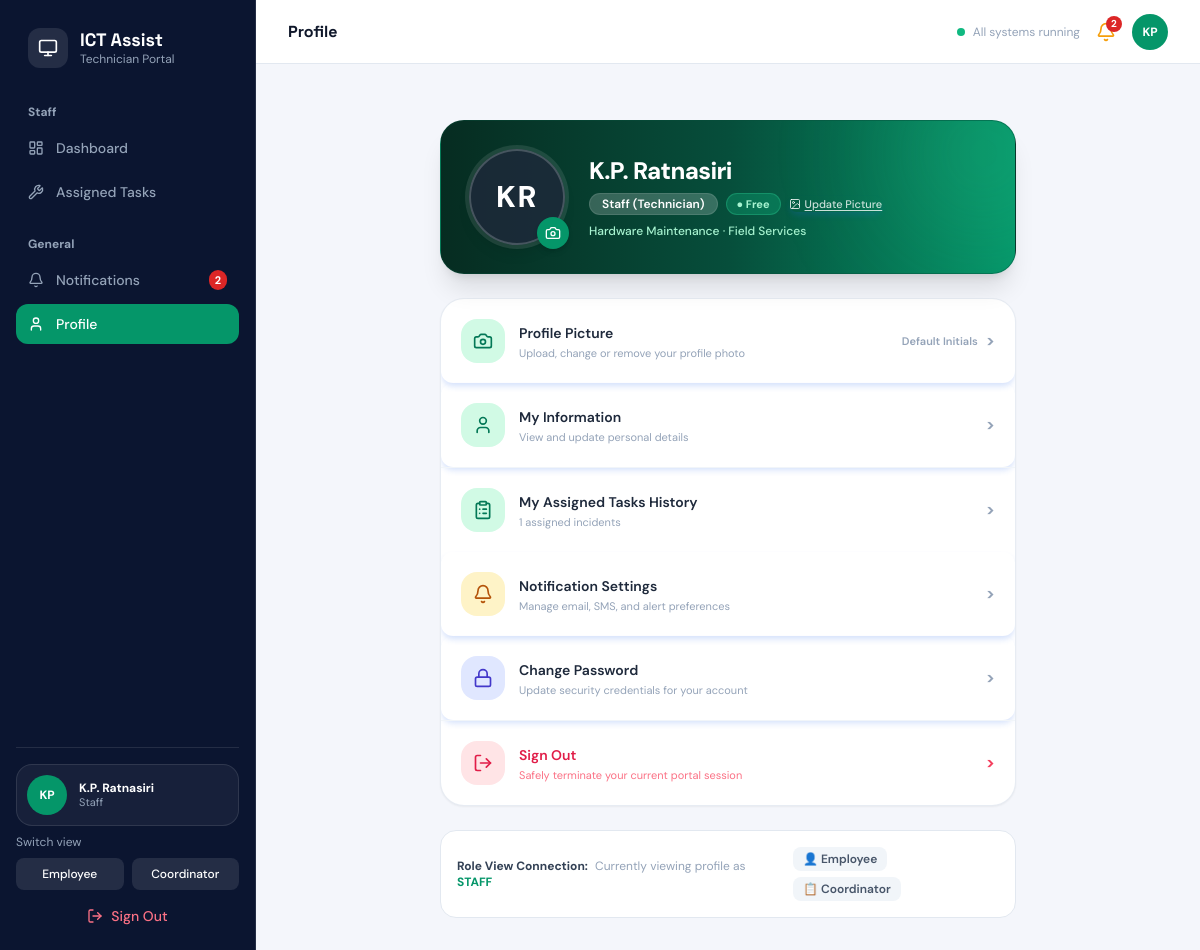
Screenshot of /profile.php (signed in) with the database file from the repository.
### tables this page shows
CREATE TABLE users (
  id            INT UNSIGNED AUTO_INCREMENT PRIMARY KEY,
  name          VARCHAR(100) NOT NULL,             
  full_name     VARCHAR(150) NOT NULL,
  email         VARCHAR(150) NOT NULL UNIQUE,
  password_hash VARCHAR(255) NOT NULL,
  role          ENUM('employee','coordinator','staff') NOT NULL,
  role_title    VARCHAR(100) NULL,
  department_id INT UNSIGNED NULL,
  branch_id     INT UNSIGNED NULL,
  phone         VARCHAR(30)  NULL,
  avatar        VARCHAR(5)   NULL,                 
  profile_image VARCHAR(255) NULL,                 
  is_active     TINYINT(1) NOT NULL DEFAULT 1,
  created_at    TIMESTAMP NOT NULL DEFAULT CURRENT_TIMESTAMP,
  CONSTRAINT fk_users_dept   FOREIGN KEY (department_id) REFERENCES departments(id) ON DELETE SET NULL,
  CONSTRAINT fk_users_branch FOREIGN KEY (branch_id)     REFERENCES branches(id)    ON DELETE SET NULL,
  INDEX idx_users_role (role)
);

CREATE TABLE technicians (
  id             INT UNSIGNED AUTO_INCREMENT PRIMARY KEY,
  user_id        INT UNSIGNED NOT NULL UNIQUE,
  specialization ENUM('Hardware','Network','Software','Telephone') NOT NULL,
  status         ENUM('Free','Busy') NOT NULL DEFAULT 'Free',
  CONSTRAINT fk_tech_user FOREIGN KEY (user_id) REFERENCES users(id) ON DELETE CASCADE
);

CREATE TABLE branches (
  id   INT UNSIGNED AUTO_INCREMENT PRIMARY KEY,
  name VARCHAR(100) NOT NULL UNIQUE
);

### profile.php (the view, shortened to what this page needs)
<?php
require_once 'config.php';
need();
$u = me();
$p = q("SELECT u.*, d.name dept, b.name branch FROM users u LEFT JOIN departments d ON d.id=u.department_id LEFT JOIN branches b ON b.id=u.branch_id WHERE u.id=?", [$u['id']])->fetch();
$tech = null;
if ($u['role'] === 'staff') {
  $tech = q("SELECT * FROM technicians WHERE user_id=?", [$u['id']])->fetch();
}
$ticketCount = 0;
if ($u['role'] === 'employee') {
  $ticketCount = (int)q("SELECT COUNT(*) c FROM tickets WHERE created_by=?", [$u['id']])->fetch()['c'];
} elseif ($u['role'] === 'staff' && $tech) {
  $ticketCount = (int)q("SELECT COUNT(*) c FROM tickets WHERE assigned_tech_id=?", [$tech['id']])->fetch()['c'];
} else {
  $ticketCount = (int)q("SELECT COUNT(*) c FROM tickets")->fetch()['c'];
}
$avatarInitials = !empty($p['avatar']) ? $p['avatar'] : initials($p['full_name']);
$hasPhoto = !empty($p['profile_image']) && file_exists(__DIR__ . '/uploads/' . $p['profile_image']);
$photoUrl = $hasPhoto ? 'uploads/' . htmlspecialchars($p['profile_image']) . '?v=' . filemtime(__DIR__ . '/uploads/' . $p['profile_image']) : '';
$roleBadgeText = 'Employee';
$ticketHistoryTitle = 'My Ticket History';
$ticketHistorySubtitle = "$ticketCount submitted tickets";
$deptDisplay = $p['dept'] ?: 'Ministry of Health';
if ($u['role'] === 'coordinator') {
  $roleBadgeText = 'Coordinator';
  $ticketHistoryTitle = 'All Tickets & Incident Queue';
  $ticketHistorySubtitle = "$ticketCount total tickets in system";
  $deptDisplay = $p['dept'] ?: 'ICT Support & Dispatch';
} elseif ($u['role'] === 'staff') {
  $roleBadgeText = 'Staff (Technician)';
  $ticketHistoryTitle = 'My Assigned Tasks History';
  $ticketHistorySubtitle = "$ticketCount assigned incidents";
  $deptDisplay = ($tech ? $tech['specialization'] . ' Maintenance' : ($p['dept'] ?: 'Field Services'));
}
$isCoord = $u['role'] === 'coordinator';
$isStaff = $u['role'] === 'staff';
if ($isCoord) {
  $heroGradient = 'from-[#1e103d] via-[#4c1d95] to-[#7e22ce] border-purple-800/40';
  $heroGlow = 'bg-purple-400/25';
  $heroSubtext = 'text-purple-200';
  $themeBtn = 'bg-purple-600 hover:bg-purple-700';
  $themeRing = 'focus:ring-purple-500';
  $infoIconBg = 'bg-purple-100 text-purple-700';
  $roleTagColor = 'text-purple-600';
  $checkboxColor = 'text-purple-600 focus:ring-purple-500';
  $cardHoverBorder = 'hover:border-purple-300';
  $accentColor = '#7e22ce';
} elseif ($isStaff) {
  $heroGradient = 'from-[#062c21] via-[#064e3b] to-[#059669] border-emerald-900/40';
  $heroGlow = 'bg-emerald-400/25';
  $heroSubtext = 'text-emerald-200';
  $themeBtn = 'bg-emerald-600 hover:bg-emerald-700';
  $infoIconBg = 'bg-emerald-100 text-emerald-700';
  $roleTagColor = 'text-emerald-600';
}
?>
<div class="max-w-xl mx-auto space-y-6">
  <div class="rounded-3xl bg-gradient-to-r <?= $heroGradient ?> text-white p-6 sm:p-7 shadow-xl relative overflow-hidden flex items-center space-x-5 sm:space-x-6 border">
    <div class="relative shrink-0 group/avatar">
      <div id="hero-avatar-wrapper" class="w-20 h-20 sm:w-24 sm:h-24 rounded-full bg-slate-800/80 border-2 border-white/20 flex items-center justify-center text-white font-extrabold text-2xl sm:text-3xl shrink-0 shadow-lg tracking-wider overflow-hidden ring-4 ring-white/10 group-hover/avatar:ring-white/25 transition">
        <?php if ($hasPhoto): ?>
          <img id="hero-avatar-img" src="<?= $photoUrl ?>" alt="<?= e($p['full_name'] ?: $p['name']) ?>" class="w-full h-full object-cover">
        <?php else: ?>
          <span id="hero-avatar-initials"><?= e($avatarInitials) ?></span>
        <?php endif; ?>
      </div>
      <button type="button" onclick="triggerAvatarSelect()" class="absolute -bottom-1 -right-1 w-8 h-8 rounded-full <?= $themeBtn ?> text-white shadow-md border-2 border-white flex items-center justify-center cursor-pointer hover:scale-110 active:scale-95 transition" title="Update Profile Picture" aria-label="Update Profile Picture">
        <i data-lucide="camera" class="w-4 h-4"></i>
      </button>
    </div>
    <div class="min-w-0 flex-1">
      <h2 class="text-xl sm:text-2xl font-extrabold text-white tracking-tight truncate leading-tight">
        <?= e($p['full_name'] ?: $p['name']) ?>
      </h2>
      <div class="mt-1.5 flex items-center gap-2 flex-wrap">
        <span class="inline-block px-3 py-0.5 rounded-full text-xs font-semibold bg-white/20 backdrop-blur-xs text-white border border-white/10">
          <?= e($roleBadgeText) ?>
        </span>
        <?php if ($u['role'] === 'staff' && $tech): ?>
        <span class="inline-block px-2.5 py-0.5 rounded-full text-[11px] font-bold <?= $tech['status'] === 'Free' ? 'bg-emerald-500/30 text-emerald-200 border border-emerald-400/30' : 'bg-amber-500/30 text-amber-200 border border-amber-400/30' ?>">
          ● <?= e($tech['status']) ?>
        </span>
        <?php endif; ?>
        <button type="button" onclick="toggleSection('sec-photo')" class="inline-flex items-center gap-1 text-[11px] font-medium text-white/80 hover:text-white underline underline-offset-2 transition cursor-pointer">
          <i data-lucide="image" class="w-3 h-3"></i>Update Picture
        </button>
      </div>
      <p class="text-xs <?= $heroSubtext ?> mt-2 font-medium truncate">
        <?= e($deptDisplay) ?>
        <?php if ($p['branch']): ?>
          · <?= e($p['branch']) ?>
        <?php endif; ?>
      </p>
    </div>
    <div class="absolute -top-12 -right-12 w-40 h-40 <?= $heroGlow ?> rounded-full blur-3xl pointer-events-none"></div>
  </div>
  <div class="bg-white rounded-3xl shadow-sm border border-slate-200/80 overflow-hidden divide-y divide-slate-100">
    <button type="button" onclick="toggleSection('sec-photo')" class="w-full text-left p-4 sm:p-5 flex items-center justify-between hover:bg-slate-50/80 transition cursor-pointer group">
      <div class="flex items-center space-x-3.5">
        <div class="w-11 h-11 rounded-2xl <?= $infoIconBg ?> flex items-center justify-center shrink-0 shadow-xs group-hover:scale-105 transition">
          <i data-lucide="camera" class="w-5 h-5"></i>
        </div>
        <div>
          <span class="text-sm font-semibold text-slate-800">Profile Picture</span>
          <p class="text-[11px] text-slate-400">Upload, change or remove your profile photo</p>
        </div>
      </div>
      <div class="flex items-center gap-2">
        <span id="badge-photo-status" class="text-[11px] font-semibold text-slate-400"><?= $hasPhoto ? 'Custom Photo' : 'Default Initials' ?></span>
        <span class="text-slate-400 font-bold text-base group-hover:translate-x-0.5 transition">&gt;</span>
      </div>
    </button>
    <button type="button" onclick="toggleSection('sec-info')" class="w-full text-left p-4 sm:p-5 flex items-center justify-between hover:bg-slate-50/80 transition cursor-pointer group">
      <div class="flex items-center space-x-3.5">
        <div class="w-11 h-11 rounded-2xl <?= $infoIconBg ?> flex items-center justify-center shrink-0 shadow-xs group-hover:scale-105 transition">
          <i data-lucide="user" class="w-5 h-5"></i>
        </div>
        <div>
          <span class="text-sm font-semibold text-slate-800">My Information</span>
          <p class="text-[11px] text-slate-400">View and update personal details</p>
        </div>
      </div>
      <span class="text-slate-400 font-bold text-base group-hover:translate-x-0.5 transition">&gt;</span>
    </button>
    <a href="ticket_status.php" class="w-full text-left p-4 sm:p-5 flex items-center justify-between hover:bg-slate-50/80 transition cursor-pointer group">
      <div class="flex items-center space-x-3.5">
        <div class="w-11 h-11 rounded-2xl bg-emerald-100 text-emerald-700 flex items-center justify-center shrink-0 shadow-xs group-hover:scale-105 transition">
          <i data-lucide="clipboard-list" class="w-5 h-5"></i>
        </div>
        <div>
          <span class="text-sm font-semibold text-slate-800"><?= e($ticketHistoryTitle) ?></span>
          <p class="text-[11px] text-slate-400"><?= e($ticketHistorySubtitle) ?></p>
        </div>
      </div>
      <span class="text-slate-400 font-bold text-base group-hover:translate-x-0.5 transition">&gt;</span>
    </a>
    <button type="button" onclick="toggleSection('sec-notif')" class="w-full text-left p-4 sm:p-5 flex items-center justify-between hover:bg-slate-50/80 transition cursor-pointer group">
      <div class="flex items-center space-x-3.5">
        <div class="w-11 h-11 rounded-2xl bg-amber-100 text-amber-700 flex items-center justify-center shrink-0 shadow-xs group-hover:scale-105 transition">
          <i data-lucide="bell" class="w-5 h-5"></i>
        </div>
        <div>
          <span class="text-sm font-semibold text-slate-800">Notification Settings</span>
          <p class="text-[11px] text-slate-400">Manage email, SMS, and alert preferences</p>
        </div>
      </div>
      <span class="text-slate-400 font-bold text-base group-hover:translate-x-0.5 transition">&gt;</span>
    </button>
    <button type="button" onclick="toggleSection('sec-pwd')" class="w-full text-left p-4 sm:p-5 flex items-center justify-between hover:bg-slate-50/80 transition cursor-pointer group">
      <div class="flex items-center space-x-3.5">
        <div class="w-11 h-11 rounded-2xl bg-indigo-100 text-indigo-700 flex items-center justify-center shrink-0 shadow-xs group-hover:scale-105 transition">
          <i data-lucide="lock" class="w-5 h-5"></i>
        </div>
        <div>
          <span class="text-sm font-semibold text-slate-800">Change Password</span>
          <p class="text-[11px] text-slate-400">Update security credentials for your account</p>
        </div>
      </div>
      <span class="text-slate-400 font-bold text-base group-hover:translate-x-0.5 transition">&gt;</span>
    </button>
    <a href="logout.php" class="w-full text-left p-4 sm:p-5 flex items-center justify-between hover:bg-rose-50/50 transition cursor-pointer group">
      <div class="flex items-center space-x-3.5">
        <div class="w-11 h-11 rounded-2xl bg-rose-100 text-rose-600 flex items-center justify-center shrink-0 shadow-xs group-hover:scale-105 transition">
          <i data-lucide="log-out" class="w-5 h-5"></i>
        </div>
        <div>
          <span class="text-sm font-semibold text-rose-600">Sign Out</span>
          <p class="text-[11px] text-rose-400">Safely terminate your current portal session</p>
        </div>
      </div>
      <span class="text-rose-500 font-bold text-base group-hover:translate-x-0.5 transition">&gt;</span>
    </a>
  </div>
  <div class="bg-white rounded-2xl border border-slate-200 p-4 shadow-xs text-xs">
    <div class="flex flex-col sm:flex-row sm:items-center justify-between gap-3">
      <div>
        <span class="font-bold text-slate-700">Role View Connection:</span>
        <span class="text-slate-400 ml-1">Currently viewing profile as <strong class="<?= $roleTagColor ?> font-bold uppercase"><?= e($u['role']) ?></strong></span>
      </div>
      <div class="flex items-center gap-1.5 flex-wrap">
        <?php if ($u['role'] !== 'employee'): ?>
        <a href="switch_view.php?role=employee&from=profile.php" class="px-2.5 py-1 bg-slate-100 hover:bg-blue-50 hover:text-blue-600 text-slate-600 rounded-lg font-semibold transition">👤 Employee</a>
        <?php endif; ?>
        <?php if ($u['role'] !== 'coordinator'): ?>
        <a href="switch_view.php?role=coordinator&from=profile.php" class="px-2.5 py-1 bg-slate-100 hover:bg-purple-50 hover:text-purple-600 text-slate-600 rounded-lg font-semibold transition">📋 Coordinator</a>
        <?php endif; ?>
      </div>
    </div>
  </div>
</div>

### assets/style.css (style rules this page uses)
* { box-sizing:border-box }
body { margin:0;font-family:ui-sans-serif,system-ui,-apple-system,BlinkMacSystemFont,Segoe UI,Roboto,sans-serif; }
button,.btn { background:#2563eb;color:#fff;border:0;border-radius:0.75rem;padding:0.625rem 1.25rem;font-weight:600;font-size:0.875rem;cursor:pointer;text-decoration:none;display:inline-flex;align-items:center;justify-content:center;gap:0.5rem;box-shadow:0 4px 6px -1px rgba(37,99,235,0.2);transition:all 0.15s; }

### rows the page displays
users: avatar "KR", full_name "K.P. Ratnasiri", branch.name "Field Services"
technicians: status "Free", specialization "Hardware Maintenance"

### other values shown
$portalSubtitle "Technician Portal"
$roleDisplay "Staff"
$n "2"
$initials "KP"
$u['full_name'] ?: $u['name'] "K.P. Ratnasiri"
$role "Staff"
$roleBadgeText "Staff (Technician)"
$ticketHistoryTitle "My Assigned Tasks History"
$ticketHistorySubtitle "1 assigned incidents"
$u['role'] "STAFF"
